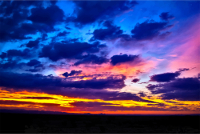
//> input picture codegolf/approximate-a-given-image-using-only-colors-from-a-given-list/1.jpg, 200 x 134 px
$ ./draw-an-image-as-a-voronoi-map approximate-a-given-image-using-only-colors-from-a-given-list/1.jpg 3   (built with g++ and OpenCV 4)
//> lines starting //> are read from the running program, lines starting //| are printed output that depends on the picture; after the words box and inside, x2 and y2 are one past the last pixel; in counts of white or black regions, pixels touching at a corner belong together
/*

Credits to Calvin's Hobbies for nudging my challenge idea in the right direction.

Consider a set of points in the plane, which we will call sites, and associate a colour with each site. Now you can paint the entire plane by colouring each point with the colour of the closest site. This is called a Voronoi map (or Voronoi diagram). In principle, Voronoi maps can be defined for any distance metric, but we'll simply use the usual Euclidean distance r = √(x² + y²). (Note: You do not necessarily have to know how to compute and render one of these to compete in this challenge.)

Here is an example with 100 sites:

https://i.stack.imgur.com/9v7DT.png

If you look at any cell, then all points within that cell are closer to the corresponding site than to any other site.

Your task is to approximate a given image with such a Voronoi map. You're given the image in any convenient raster graphics format, as well as an integer N. You should then produce up to N sites, and a colour for each site, such that the Voronoi map based on these sites resembles the input image as closely as possible.

You can use the Stack Snippet at the bottom of this challenge to render a Voronoi map from your output, or you can render it yourself if you prefer.

You may use built-in or third-party functions to compute a Voronoi map from a set of sites (if you need to).

This is a popularity contest, so the answer with the most net votes wins. Voters are encouraged to judge answers by

how well the original images and their colours are approximated.
how well the algorithm works on different kinds of images.
how well the algorithm works for small N.
whether the algorithm adaptively clusters points in regions of the image that require more detail.
Test Images
Here are a few images to test your algorithm on (some of our usual suspects, some new ones). Click the pictures for larger versions.

The beach in the first row was drawn by Olivia Bell, and included with her permission.

If you want an extra challenge, try Yoshi with a white background and get his belly line right.

You can find all of these test images in this imgur gallery where you can download all of them as a zip file. The album also contains a random Voronoi diagram as another test. For reference, here is the data that generated it.

Please include example diagrams for a variety of different images and N, e.g. 100, 300, 1000, 3000 (as well as pastebins to some of the corresponding cell specifications). You may use or omit black edges between the cells as you see fit (this may look better on some images than on others). Do not include the sites though (except in a separate example maybe if you want to explain how your site placement works, of course).

If you want to show a large number of results, you can create a gallery over on imgur.com, to keep the size of the answers reasonable. Alternatively, put thumbnails in your post and make them links to larger images, like I did in my reference answer. You can get the small thumbnails by appending s to the file name in the imgur.com link (e.g. I3XrT.png -> I3XrTs.png). Also, feel free to use other test images, if you find something nice.

Renderer
Paste your output into the following Stack Snippet to render your results. The exact list format is irrelevant, as long as each cell is specified by 5 floating point numbers in the order x y r g b, where x and y are the coordinates of the cell's site, and r g b are the red, green and blue colour channels in the range 0 ≤ r, g, b ≤ 1.

The snippet provides options to specify a line width of the cell edges, and whether or not the cell sites should be shown (the latter mostly for debugging purposes). But note that the output is only re-rendered when the cell specifications change - so if you modify some of the other options, add a space to the cells or something.

Show code snippet

Massive credits to Raymond Hill for writing this really nice JS Voronoi library.

Related Challenges
Paint by Numbers
Photomosaics or: How Many Programmers Does it Take to Replace a Light Bulb?

*/

// https://learnopencv.com/delaunay-triangulation-and-voronoi-diagram-using-opencv-c-python/
#include <cstdio>
#include <cstdlib>
#include <ctime>
#include <opencv2/imgproc/imgproc.hpp>
#include <opencv2/highgui/highgui.hpp>

using namespace cv;
using namespace std;

// Draw a single point
static void draw_point(Mat &img, Point2f fp, Scalar color)
{
	circle(img, fp, 2, color, FILLED, LINE_AA, 0);
}

// Draw delaunay triangles
static void draw_delaunay(Mat &img, Subdiv2D &subdiv, Scalar delaunay_color)
{
	vector<Vec6f> triangleList;
	subdiv.getTriangleList(triangleList);
	vector<Point> pt(3);
	Size size = img.size();
	Rect rect(0, 0, size.width, size.height);

	for (size_t i = 0; i < triangleList.size(); i++)
	{
		Vec6f t = triangleList[i];
		pt[0] = Point(cvRound(t[0]), cvRound(t[1]));
		pt[1] = Point(cvRound(t[2]), cvRound(t[3]));
		pt[2] = Point(cvRound(t[4]), cvRound(t[5]));

		// Draw rectangles completely inside the image.
		if (rect.contains(pt[0]) && rect.contains(pt[1]) && rect.contains(pt[2]))
		{
			line(img, pt[0], pt[1], delaunay_color, 1, LINE_AA, 0);
			line(img, pt[1], pt[2], delaunay_color, 1, LINE_AA, 0);
			line(img, pt[2], pt[0], delaunay_color, 1, LINE_AA, 0);
		}
	}
}

// Draw voronoi diagram
static void draw_voronoi(Mat &img, Subdiv2D &subdiv)
{
	vector<vector<Point2f> > facets;
	vector<Point2f> centers;
	subdiv.getVoronoiFacetList(vector<int>(), facets, centers);

	vector<Point> ifacet;
	vector<vector<Point> > ifacets(1);

	for (size_t i = 0; i < facets.size(); i++)
	{
		ifacet.resize(facets[i].size());
		for (size_t j = 0; j < facets[i].size(); j++)
			ifacet[j] = facets[i][j];

		Scalar color;
		color[0] = rand() & 255;
		color[1] = rand() & 255;
		color[2] = rand() & 255;
		fillConvexPoly(img, ifacet, color, 8, 0);

		ifacets[0] = ifacet;
		polylines(img, ifacets, true, Scalar(), 1, LINE_AA, 0);
		circle(img, centers[i], 3, Scalar(), FILLED, LINE_AA, 0);
	}
}

void usage()
{
	fprintf(stderr, "usage: <file> <sites>\n");
	exit(2);
}

int main(int argc, char *argv[])
{
	if (argc != 3)
		usage();

	srand(time(NULL));

	const char *file = argv[1];
	int sites = atoi(argv[2]);

	// Define colors for drawing.
	Scalar delaunay_color(255, 255, 255), points_color(0, 0, 255);

	// Read in the image.
	Mat img = imread(file);
//> img is the input picture: 134 rows x 200 cols, CV_8UC3; mean B, G, R 122.4, 62.7, 66.5

	// Keep a copy around
	Mat img_orig = img.clone();

	// Rectangle to be used with Subdiv2D
	Size size = img.size();
//> size = Size(200, 134)
	Rect rect(0, 0, size.width, size.height);
//> rect = Rect(0, 0, 200, 134)

	// Create an instance of Subdiv2D
	Subdiv2D subdiv(rect);

	// Create a vector of points.
	vector<Point2f> points;

	// Read in the points from a text file
	for (int i = 0; i < sites; i++)
	{
		points.push_back(Point2f(rand() % size.width, rand() % size.height));
	}

	// Insert points into subdiv
	for (vector<Point2f>::iterator it = points.begin(); it != points.end(); it++)
	{
		subdiv.insert(*it);
	}

	// Draw delaunay triangles
	draw_delaunay(img, subdiv, delaunay_color);
//> in draw_delaunay, `subdiv.getTriangleList(triangleList);`: triangleList = 1 item: [163, 0, 182, 42, 84, 7]
//> the loop in draw_delaunay, `for (size_t i = 0; i < triangleList.size(); i++)` made 1 pass
//> after the loop in draw_delaunay, `for (size_t i = 0; i < triangleList.size(); i++)`:
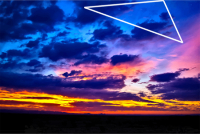
//> img: 134 rows x 200 cols, CV_8UC3; 2.38% of pixels changed, all inside (x1, y1, x2, y2) = (84, 0, 184, 44)

	// Draw points
	for (vector<Point2f>::iterator it = points.begin(); it != points.end(); it++)
	{
		draw_point(img, *it, points_color);
	}
//> this loop made 3 passes
//> pass 2, `draw_point(img, *it, points_color);`:
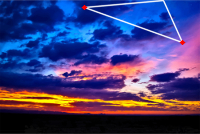
//> img: 134 rows x 200 cols, CV_8UC3; mean B, G, R 123.1, 64.8, 69.3

	// Allocate space for Voronoi Diagram
	Mat img_voronoi = Mat::zeros(img.rows, img.cols, CV_8UC3);

	// Draw Voronoi diagram
	draw_voronoi(img_voronoi, subdiv);
//> in draw_voronoi, `subdiv.getVoronoiFacetList(vector<int>(), facets, centers);`: facets = 3 point lists: [[126.9, 41.6], [681.5, -209.3], [719.8, 719.8], [-70.9, 595.5]]; [[16.2, -1207.3], [126.9, 41.6], [-70.9, 595.5], [-1578.8, 489.4]]; [[681.5, -209.3], [126.9, 41.6], [16.2, -1207.3], [681.5, -1963]]; centers = 3 Points (x, y): [182, 42], [84, 7], [163, 0]
//> the loop in draw_voronoi, `for (size_t i = 0; i < facets.size(); i++)` made 3 passes
//> after the loop in draw_voronoi, `for (size_t i = 0; i < facets.size(); i++)`:
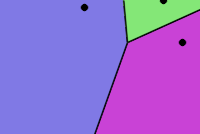
//> img: 134 rows x 200 cols, CV_8UC3; mean B, G, R 212.5, 108, 151.1

	// Show results.
	imwrite("triangulation.png", img);
	imwrite("voronoi.png", img_voronoi);

	destroyAllWindows();

	return 0;
}

$ run again, on codegolf/approximate-a-given-image-using-only-colors-from-a-given-list/3.jpg
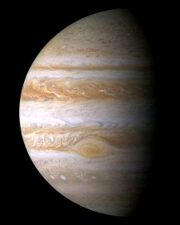
//> input picture codegolf/approximate-a-given-image-using-only-colors-from-a-given-list/3.jpg, 180 x 225 px
//> img is the input picture: 225 rows x 180 cols, CV_8UC3; mean B, G, R 59.6, 65.4, 72.1
//> triangleList = 1 item: [103, 175, 44, 130, 102, 120]
//> the loop in draw_delaunay, `for (size_t i = 0; i < triangleList.size(); i++)` made 1 pass
//> after the loop in draw_delaunay, `for (size_t i = 0; i < triangleList.size(); i++)`:
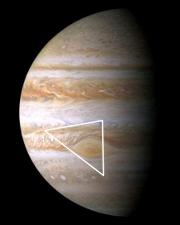
//> img: 225 rows x 180 cols, CV_8UC3; 1.26% of pixels changed, all inside (x1, y1, x2, y2) = (44, 119, 105, 177)
//> facets = 3 point lists: [[733.3, 136], [77, 148], [-137.4, -1095.6], [549.6, -1774.3]]; [[77, 148], [-364, 726.1], [-2008.5, 666.8], [-137.4, -1095.6]]; [[-364, 726.1], [77, 148], [733.3, 136], [830.8, 830.8]]; centers = 3 Points (x, y): [102, 120], [44, 130], [103, 175]
//> the loop in draw_voronoi, `for (size_t i = 0; i < facets.size(); i++)` made 3 passes
//> after the loop in draw_voronoi, `for (size_t i = 0; i < facets.size(); i++)`:
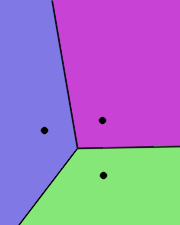
//> img: 225 rows x 180 cols, CV_8UC3; mean B, G, R 192, 123.5, 157.2
